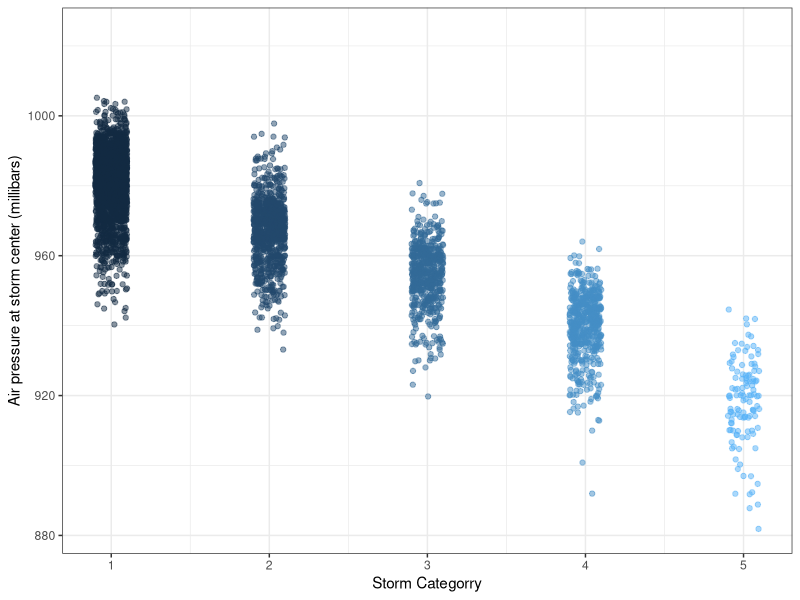

The R script that drew this image:
## ---- chunk 1
knitr::opts_chunk$set(echo = TRUE)
library(tidyverse)
## ---- chunk 2
summary(storms) #fixed issue 1
## ---- chunk 3
names(storms) #names function fixed
## ---- chunk 4
ggplot(data = storms, aes(x = category, y = pressure)) +
  geom_jitter(width = 0.1, 
              alpha = 0.5,
              aes(color = category),
              show.legend = FALSE) +
  labs(x = "Storm Categorry", 
       y = "Air pressure at storm center (millibars)"
       ) +
  theme_bw() #changed theme_void to theme_bw
